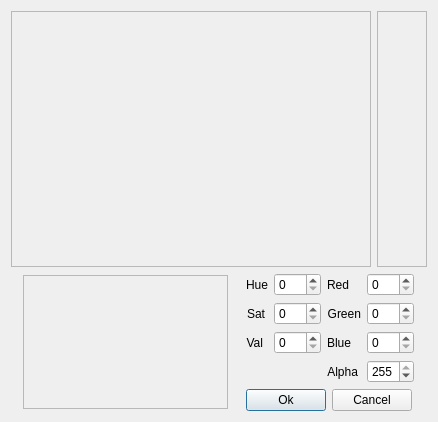
<?xml version="1.0" encoding="UTF-8"?>
<ui version="4.0">
 <class>ColorDialog</class>
 <widget class="QDialog" name="ColorDialog">
  <property name="geometry">
   <rect>
    <x>0</x>
    <y>0</y>
    <width>435</width>
    <height>416</height>
   </rect>
  </property>
  <property name="sizePolicy">
   <sizepolicy hsizetype="Maximum" vsizetype="Maximum">
    <horstretch>0</horstretch>
    <verstretch>0</verstretch>
   </sizepolicy>
  </property>
  <property name="windowTitle">
   <string>Select a color</string>
  </property>
  <layout class="QVBoxLayout" name="verticalLayout_2">
   <item>
    <layout class="QHBoxLayout" name="horizontalLayout_3">
     <item>
      <widget class="HueSatSelector" name="m_hsLabel">
       <property name="minimumSize">
        <size>
         <width>360</width>
         <height>256</height>
        </size>
       </property>
       <property name="maximumSize">
        <size>
         <width>360</width>
         <height>256</height>
        </size>
       </property>
       <property name="frameShape">
        <enum>QFrame::StyledPanel</enum>
       </property>
       <property name="frameShadow">
        <enum>QFrame::Sunken</enum>
       </property>
       <property name="text">
        <string/>
       </property>
      </widget>
     </item>
     <item>
      <widget class="ValSelector" name="m_vLabel">
       <property name="minimumSize">
        <size>
         <width>50</width>
         <height>256</height>
        </size>
       </property>
       <property name="maximumSize">
        <size>
         <width>16777215</width>
         <height>256</height>
        </size>
       </property>
       <property name="frameShape">
        <enum>QFrame::StyledPanel</enum>
       </property>
       <property name="frameShadow">
        <enum>QFrame::Sunken</enum>
       </property>
       <property name="text">
        <string/>
       </property>
      </widget>
     </item>
    </layout>
   </item>
   <item>
    <layout class="QHBoxLayout" name="horizontalLayout_2" stretch="0,1">
     <item>
      <widget class="ColorLabel" name="m_selectedColorLabel">
       <property name="sizePolicy">
        <sizepolicy hsizetype="Fixed" vsizetype="Fixed">
         <horstretch>0</horstretch>
         <verstretch>0</verstretch>
        </sizepolicy>
       </property>
       <property name="minimumSize">
        <size>
         <width>205</width>
         <height>134</height>
        </size>
       </property>
       <property name="maximumSize">
        <size>
         <width>205</width>
         <height>134</height>
        </size>
       </property>
       <property name="frameShape">
        <enum>QFrame::StyledPanel</enum>
       </property>
       <property name="frameShadow">
        <enum>QFrame::Sunken</enum>
       </property>
       <property name="text">
        <string/>
       </property>
      </widget>
     </item>
     <item>
      <layout class="QVBoxLayout" name="verticalLayout" stretch="1,0">
       <item>
        <layout class="QGridLayout" name="gridLayout" columnstretch="0,0,0,0">
         <item row="0" column="0">
          <widget class="QLabel" name="label">
           <property name="sizePolicy">
            <sizepolicy hsizetype="Maximum" vsizetype="Preferred">
             <horstretch>0</horstretch>
             <verstretch>0</verstretch>
            </sizepolicy>
           </property>
           <property name="text">
            <string>Hue</string>
           </property>
           <property name="alignment">
            <set>Qt::AlignRight|Qt::AlignTrailing|Qt::AlignVCenter</set>
           </property>
          </widget>
         </item>
         <item row="0" column="1">
          <widget class="QSpinBox" name="m_hSpinBox">
           <property name="sizePolicy">
            <sizepolicy hsizetype="Maximum" vsizetype="Maximum">
             <horstretch>0</horstretch>
             <verstretch>0</verstretch>
            </sizepolicy>
           </property>
           <property name="maximum">
            <number>359</number>
           </property>
          </widget>
         </item>
         <item row="0" column="2">
          <widget class="QLabel" name="label_4">
           <property name="sizePolicy">
            <sizepolicy hsizetype="Maximum" vsizetype="Preferred">
             <horstretch>0</horstretch>
             <verstretch>0</verstretch>
            </sizepolicy>
           </property>
           <property name="text">
            <string>Red</string>
           </property>
           <property name="alignment">
            <set>Qt::AlignRight|Qt::AlignTrailing|Qt::AlignVCenter</set>
           </property>
          </widget>
         </item>
         <item row="0" column="3">
          <widget class="QSpinBox" name="m_rSpinBox">
           <property name="sizePolicy">
            <sizepolicy hsizetype="Maximum" vsizetype="Maximum">
             <horstretch>0</horstretch>
             <verstretch>0</verstretch>
            </sizepolicy>
           </property>
           <property name="maximum">
            <number>255</number>
           </property>
          </widget>
         </item>
         <item row="1" column="0">
          <widget class="QLabel" name="label_2">
           <property name="sizePolicy">
            <sizepolicy hsizetype="Maximum" vsizetype="Preferred">
             <horstretch>0</horstretch>
             <verstretch>0</verstretch>
            </sizepolicy>
           </property>
           <property name="text">
            <string>Sat</string>
           </property>
           <property name="alignment">
            <set>Qt::AlignRight|Qt::AlignTrailing|Qt::AlignVCenter</set>
           </property>
          </widget>
         </item>
         <item row="1" column="1">
          <widget class="QSpinBox" name="m_sSpinBox">
           <property name="sizePolicy">
            <sizepolicy hsizetype="Maximum" vsizetype="Maximum">
             <horstretch>0</horstretch>
             <verstretch>0</verstretch>
            </sizepolicy>
           </property>
           <property name="maximum">
            <number>255</number>
           </property>
          </widget>
         </item>
         <item row="1" column="2">
          <widget class="QLabel" name="label_6">
           <property name="sizePolicy">
            <sizepolicy hsizetype="Maximum" vsizetype="Preferred">
             <horstretch>0</horstretch>
             <verstretch>0</verstretch>
            </sizepolicy>
           </property>
           <property name="text">
            <string>Green</string>
           </property>
           <property name="alignment">
            <set>Qt::AlignRight|Qt::AlignTrailing|Qt::AlignVCenter</set>
           </property>
          </widget>
         </item>
         <item row="1" column="3">
          <widget class="QSpinBox" name="m_gSpinBox">
           <property name="sizePolicy">
            <sizepolicy hsizetype="Maximum" vsizetype="Maximum">
             <horstretch>0</horstretch>
             <verstretch>0</verstretch>
            </sizepolicy>
           </property>
           <property name="maximum">
            <number>255</number>
           </property>
          </widget>
         </item>
         <item row="2" column="0">
          <widget class="QLabel" name="label_3">
           <property name="sizePolicy">
            <sizepolicy hsizetype="Maximum" vsizetype="Preferred">
             <horstretch>0</horstretch>
             <verstretch>0</verstretch>
            </sizepolicy>
           </property>
           <property name="text">
            <string>Val</string>
           </property>
           <property name="alignment">
            <set>Qt::AlignRight|Qt::AlignTrailing|Qt::AlignVCenter</set>
           </property>
          </widget>
         </item>
         <item row="2" column="1">
          <widget class="QSpinBox" name="m_vSpinBox">
           <property name="sizePolicy">
            <sizepolicy hsizetype="Maximum" vsizetype="Maximum">
             <horstretch>0</horstretch>
             <verstretch>0</verstretch>
            </sizepolicy>
           </property>
           <property name="maximum">
            <number>255</number>
           </property>
          </widget>
         </item>
         <item row="2" column="2">
          <widget class="QLabel" name="label_5">
           <property name="sizePolicy">
            <sizepolicy hsizetype="Maximum" vsizetype="Preferred">
             <horstretch>0</horstretch>
             <verstretch>0</verstretch>
            </sizepolicy>
           </property>
           <property name="text">
            <string>Blue</string>
           </property>
           <property name="alignment">
            <set>Qt::AlignRight|Qt::AlignTrailing|Qt::AlignVCenter</set>
           </property>
          </widget>
         </item>
         <item row="2" column="3">
          <widget class="QSpinBox" name="m_bSpinBox">
           <property name="sizePolicy">
            <sizepolicy hsizetype="Maximum" vsizetype="Maximum">
             <horstretch>0</horstretch>
             <verstretch>0</verstretch>
            </sizepolicy>
           </property>
           <property name="maximum">
            <number>255</number>
           </property>
          </widget>
         </item>
         <item row="3" column="2">
          <widget class="QLabel" name="label_7">
           <property name="sizePolicy">
            <sizepolicy hsizetype="Maximum" vsizetype="Preferred">
             <horstretch>0</horstretch>
             <verstretch>0</verstretch>
            </sizepolicy>
           </property>
           <property name="text">
            <string>Alpha</string>
           </property>
           <property name="alignment">
            <set>Qt::AlignRight|Qt::AlignTrailing|Qt::AlignVCenter</set>
           </property>
          </widget>
         </item>
         <item row="3" column="3">
          <widget class="QSpinBox" name="m_aSpinBox">
           <property name="sizePolicy">
            <sizepolicy hsizetype="Maximum" vsizetype="Maximum">
             <horstretch>0</horstretch>
             <verstretch>0</verstretch>
            </sizepolicy>
           </property>
           <property name="maximum">
            <number>255</number>
           </property>
           <property name="value">
            <number>255</number>
           </property>
          </widget>
         </item>
        </layout>
       </item>
       <item>
        <layout class="QHBoxLayout" name="horizontalLayout">
         <item>
          <widget class="QPushButton" name="m_okButton">
           <property name="sizePolicy">
            <sizepolicy hsizetype="Maximum" vsizetype="Fixed">
             <horstretch>0</horstretch>
             <verstretch>0</verstretch>
            </sizepolicy>
           </property>
           <property name="text">
            <string>Ok</string>
           </property>
          </widget>
         </item>
         <item>
          <widget class="QPushButton" name="m_cancelButton">
           <property name="sizePolicy">
            <sizepolicy hsizetype="Maximum" vsizetype="Fixed">
             <horstretch>0</horstretch>
             <verstretch>0</verstretch>
            </sizepolicy>
           </property>
           <property name="text">
            <string>Cancel</string>
           </property>
          </widget>
         </item>
        </layout>
       </item>
      </layout>
     </item>
    </layout>
   </item>
  </layout>
 </widget>
 <customwidgets>
  <customwidget>
   <class>ColorLabel</class>
   <extends>QLabel</extends>
   <header>colorlabel.h</header>
  </customwidget>
  <customwidget>
   <class>HueSatSelector</class>
   <extends>QLabel</extends>
   <header>colordialog.h</header>
  </customwidget>
  <customwidget>
   <class>ValSelector</class>
   <extends>QLabel</extends>
   <header>colordialog.h</header>
  </customwidget>
 </customwidgets>
 <resources/>
 <connections/>
</ui>
